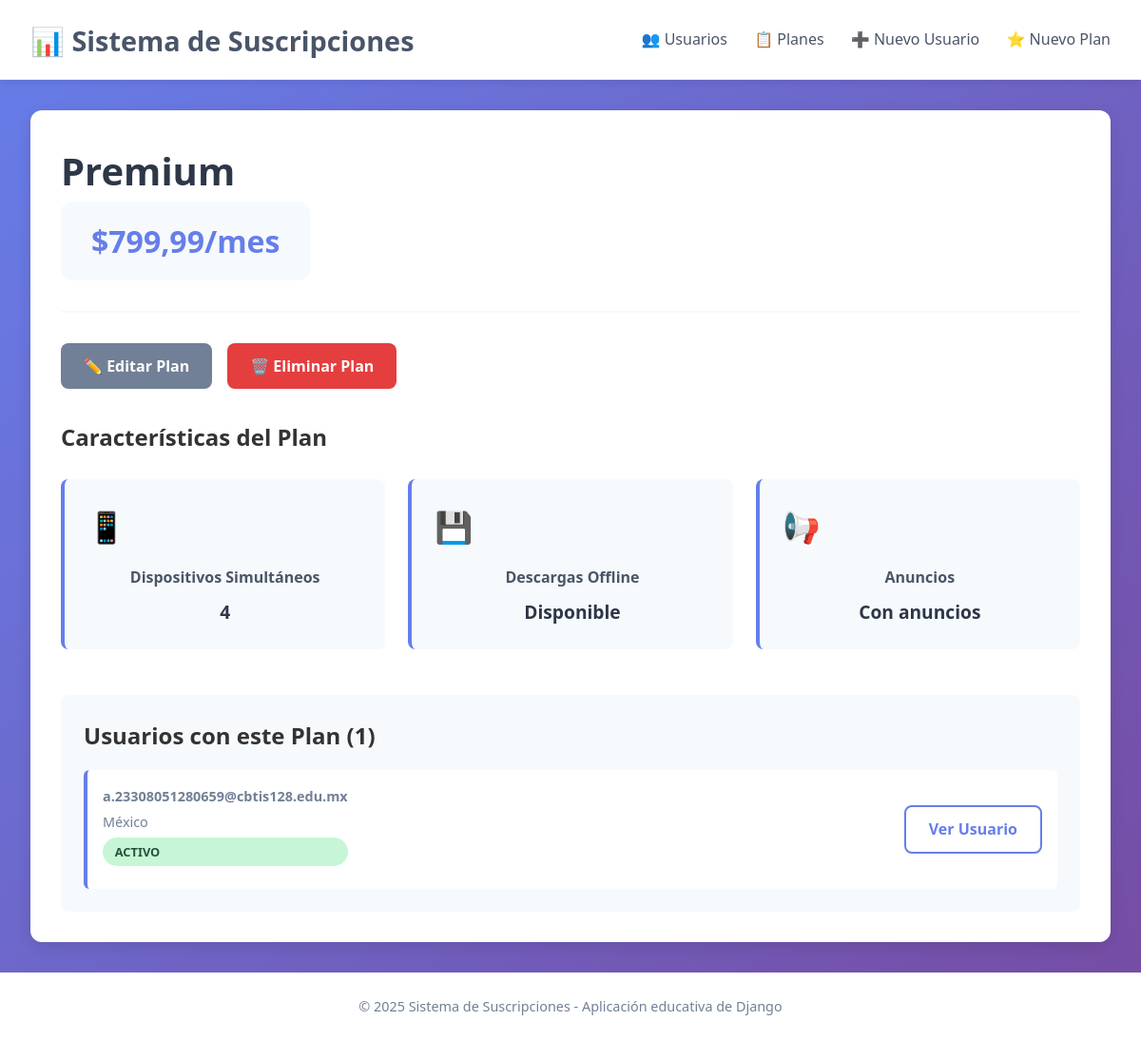
Screenshot of /plan/1/ with the database file from the repository.
### app_suscripciones/models.py (models this page shows, shortened)
class PlanSuscripcion(models.Model):
    nombre_plan = models.CharField(max_length=50)
    precio_mensual = models.DecimalField(max_digits=6, decimal_places=2)
    dispositivos_simultaneos = models.IntegerField()
    descargas_offline = models.BooleanField()
    anuncios = models.BooleanField()
    class Meta:
        verbose_name = "Plan de Suscripción"
        verbose_name_plural = "Planes de Suscripción"

class Usuario(models.Model):
    ESTADO_CHOICES = [
        ('Activo', 'Activo'),
        ('Inactivo', 'Inactivo'),
    ]
    email = models.EmailField(unique=True, max_length=150)
    fecha_registro = models.DateField()
    pais = models.CharField(max_length=50)
    plan = models.ForeignKey(PlanSuscripcion, on_delete=models.CASCADE)
    estado = models.CharField(max_length=10, choices=ESTADO_CHOICES, default='Activo')
    foto_de_perfil = models.ImageField(upload_to='img_usuarios/', blank=True, null=True)
    class Meta:
        verbose_name = "Usuario"
        verbose_name_plural = "Usuarios"

### app_suscripciones/views.py (the view)
# urls.py: path('plan/<int:plan_id>/', views.detalle_plan, name='detalle_plan'),
def detalle_plan(request, plan_id):
    plan = get_object_or_404(PlanSuscripcion, id=plan_id)
    usuarios_con_plan = Usuario.objects.filter(plan=plan)
    return render(request, 'detalle_plan.html', {'plan': plan, 'usuarios_con_plan': usuarios_con_plan})

### app_suscripciones/templates/detalle_plan.html (shortened to what this page needs)
{% extends 'base.html' %}
{% block contenido %}
<article class="plan-detail">
    <div class="plan-banner">
        <div class="plan-main-info">
            <h1>{{ plan.nombre_plan }}</h1>
            <div class="plan-price-large">${{ plan.precio_mensual }}/mes</div>
        </div>
    </div>
    <div class="detail-actions">
        <a href="{% url 'app_suscripciones:editar_plan' plan.id %}" class="btn btn-secondary">✏️ Editar Plan</a>
        <a href="{% url 'app_suscripciones:borrar_plan' plan.id %}" class="btn btn-danger">🗑️ Eliminar Plan</a>
    </div>
    <section class="plan-features-section">
        <h2>Características del Plan</h2>
        <div class="features-grid">
            <div class="feature-card">
                <div class="feature-icon">📱</div>
                <h3>Dispositivos Simultáneos</h3>
                <p class="feature-value">{{ plan.dispositivos_simultaneos }}</p>
            </div>
            <div class="feature-card">
                <div class="feature-icon">💾</div>
                <h3>Descargas Offline</h3>
                <p class="feature-value">{{ plan.descargas_offline|yesno:"Disponible,No disponible" }}</p>
            </div>
            <div class="feature-card">
                <div class="feature-icon">📢</div>
                <h3>Anuncios</h3>
                <p class="feature-value">{{ plan.anuncios|yesno:"Con anuncios,Sin anuncios" }}</p>
            </div>
        </div>
    </section>
    <section class="plan-users-section">
        <h2>Usuarios con este Plan ({{ usuarios_con_plan.count }})</h2>
        {% if usuarios_con_plan %}
        <div class="users-list">
            {% for usuario in usuarios_con_plan %}
            <div class="user-plan-item">
                <div class="user-info">
                    <strong>{{ usuario.email }}</strong>
                    <span class="user-country">{{ usuario.pais }}</span>
                    <span class="status-badge {{ usuario.estado|lower }}">{{ usuario.estado }}</span>
                </div>
                <a href="{% url 'app_suscripciones:detalle_usuario' usuario.id %}" class="btn btn-outline">Ver Usuario</a>
            </div>
            {% endfor %}
        </div>
        {% else %}
        <p class="empty-message">No hay usuarios suscritos a este plan.</p>
        {% endif %}
    </section>
</article>
{% endblock %}

### app_suscripciones/static/css/styles.css (style rules this page uses)
* { margin: 0; padding: 0; box-sizing: border-box; }
body { font-family: 'Segoe UI', Tahoma, Geneva, Verdana, sans-serif; background: linear-gradient(135deg, #667eea 0%, #764ba2 100%); color: #333; line-height: 1.6; }
.user-info { color: #718096; font-size: 0.9rem; margin-bottom: 0.5rem; }
.status-badge { padding: 0.3rem 0.8rem; border-radius: 20px; font-size: 0.8rem; font-weight: 600; text-transform: uppercase; }
.status-badge.activo { background: #c6f6d5; color: #22543d; }
.detail-actions { margin-bottom: 2rem; display: flex; gap: 1rem; }
.feature-value { color: #2d3748; font-weight: 500; }
.btn { padding: 0.7rem 1.5rem; border: none; border-radius: 8px; font-weight: 600; cursor: pointer; transition: background 0.3s; text-decoration: none; display: inline-block; }
.btn-secondary { background: #718096; color: white; }
.btn-danger { background: #e53e3e; color: white; }
.feature-icon { font-size: 1.2rem; width: 30px; text-align: center; }
.btn-outline { background: transparent; border: 2px solid #667eea; color: #667eea; }
.plan-detail { background: white; border-radius: 12px; overflow: hidden; box-shadow: 0 4px 15px rgba(0,0,0,0.1); padding: 2rem; }
.plan-banner { display: flex; justify-content: space-between; align-items: center; margin-bottom: 2rem; padding-bottom: 2rem; border-bottom: 2px solid #f7fafc; }
.plan-main-info h1 { font-size: 2.5rem; color: #2d3748; margin: 0; }
.plan-price-large { font-size: 2rem; font-weight: 700; color: #667eea; background: #f7fafc; padding: 1rem 2rem; border-radius: 12px; }
.plan-features-section { margin-bottom: 3rem; }
.features-grid { display: grid; grid-template-columns: repeat(auto-fit, minmax(200px, 1fr)); gap: 1.5rem; margin-top: 1.5rem; }
.feature-card { background: #f7fafc; padding: 1.5rem; border-radius: 8px; text-align: center; border-left: 4px solid #667eea; }
.feature-card .feature-icon { font-size: 2rem; margin-bottom: 1rem; }
.feature-card h3 { color: #4a5568; margin-bottom: 0.5rem; font-size: 1rem; }
.feature-value { font-size: 1.2rem; font-weight: 700; color: #2d3748; margin: 0; }
.plan-users-section { background: #f7fafc; padding: 1.5rem; border-radius: 8px; }
.users-list { display: flex; flex-direction: column; gap: 1rem; margin-top: 1rem; }
.user-plan-item { display: flex; justify-content: space-between; align-items: center; background: white; padding: 1rem; border-radius: 6px; border-left: 4px solid #667eea; }
.user-info { display: flex; flex-direction: column; gap: 0.3rem; }
.user-country { color: #718096; font-size: 0.9rem; }

### rows the page displays
PlanSuscripcion: nombre_plan "Premium", precio_mensual "799,99", dispositivos_simultaneos "4", descargas_offline "Disponible", anuncios "Con anuncios"
Usuario: email "a.23308051280659@cbtis128.edu.mx", pais "México", estado "ACTIVO"

### other values shown
{{ usuarios_con_plan.count }} "1"
